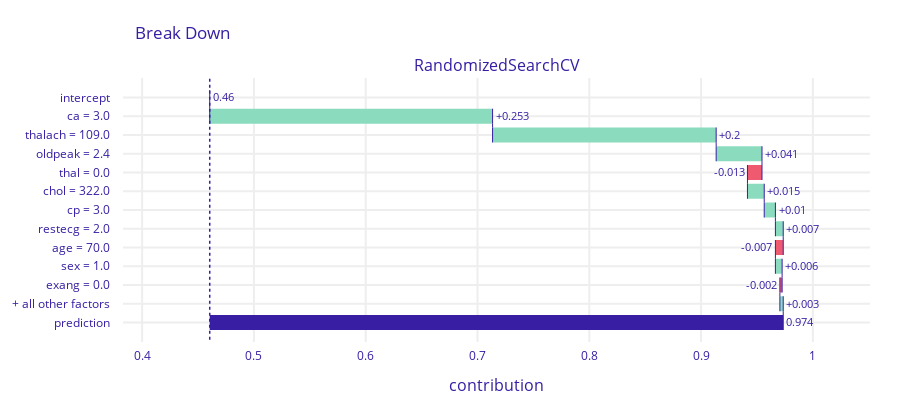

Notebook code for this chart:
### Code cell
# Plot Explanation of Prediction
explanation.plot()

### Figure 1 — Plotly figure (JSON) as saved in the notebook; plotly's stock layout.template omitted (floating-point values rounded to 4 significant figures)
{"data": [{"base": 0.4605, "connector": {"line": {"color": "#371ea3", "dash": "solid", "width": 1}, "mode": "spanning"}, "decreasing": {"marker": {"color": "#f05a71"}}, "hoverinfo": "text+delta", "hoverlabel": {"bgcolor": "rgba(0,0,0,0.8)"}, "hovertext": ["Average response: 0.46<br>Prediction: 0.974", "ca = 3.0<br>increases average response by", "thalach = 109.0<br>increases average response by", "oldpeak = 2.4<br>increases average response by", "thal = 0.0<br>decreases average response by", "chol = 322.0<br>increases average response by", "cp = 3.0<br>increases average response by", "restecg = 2.0<br>increases average response by", "age = 70.0<br>decreases average response by", "sex = 1.0<br>increases average response by", "exang = 0.0<br>decreases average response by", "+ all other factors<br>increases average response by", "Average response: 0.46<br>Prediction: 0.974"], "increasing": {"marker": {"color": "#8bdcbe"}}, "measure": ["relative", "relative", "relative", "relative", "relative", "relative", "relative", "relative", "relative", "relative", "relative", "relative", "total"], "orientation": "h", "showlegend": false, "text": ["0.46", "+0.253", "+0.2", "+0.041", "-0.013", "+0.015", "+0.01", "+0.007", "-0.007", "+0.006", "-0.002", "+0.003", "0.974"], "textposition": "outside", "totals": {"marker": {"color": "#371ea3"}}, "type": "waterfall", "x": [0, 0.253, 0.2, 0.041, -0.013, 0.015, 0.01, 0.007, -0.007, 0.006, -0.002, 0.003, 0.514], "xaxis": "x", "y": ["intercept", "ca = 3.0", "thalach = 109.0", "oldpeak = 2.4", "thal = 0.0", "chol = 322.0", "cp = 3.0", "restecg = 2.0", "age = 70.0", "sex = 1.0", "exang = 0.0", "+ all other factors", "prediction"], "yaxis": "y"}], "layout": {"annotations": [{"font": {"size": 16}, "showarrow": false, "text": "RandomizedSearchCV", "x": 0.5, "xanchor": "center", "xref": "paper", "y": 1, "yanchor": "bottom", "yref": "paper"}, {"font": {"size": 16}, "showarrow": false, "text": "contribution", "x": 0.5, "xanchor": "center", "xref": "paper", "y": 0, "yanchor": "top", "yref": "paper", "yshift": -30}], "font": {"color": "#371ea3"}, "height": 413, "margin": {"b": 71, "r": 30, "t": 78}, "shapes": [{"line": {"color": "#371ea3", "dash": "dot", "width": 1.5}, "type": "line", "x0": 0.4605, "x1": 0.4605, "xref": "x", "y0": -1, "y1": 13, "yref": "y"}], "title": {"text": "Break Down", "x": 0.15}, "xaxis": {"anchor": "y", "automargin": true, "domain": [0, 1], "fixedrange": true, "gridwidth": 2, "range": [0.3829, 1.051], "tickcolor": "white", "ticklen": 3, "ticks": "outside", "type": "linear", "zeroline": false}, "yaxis": {"anchor": "x", "automargin": true, "autorange": "reversed", "domain": [0, 1], "fixedrange": true, "gridwidth": 2, "tickcolor": "white", "ticklen": 10, "ticks": "outside", "type": "category"}}}
